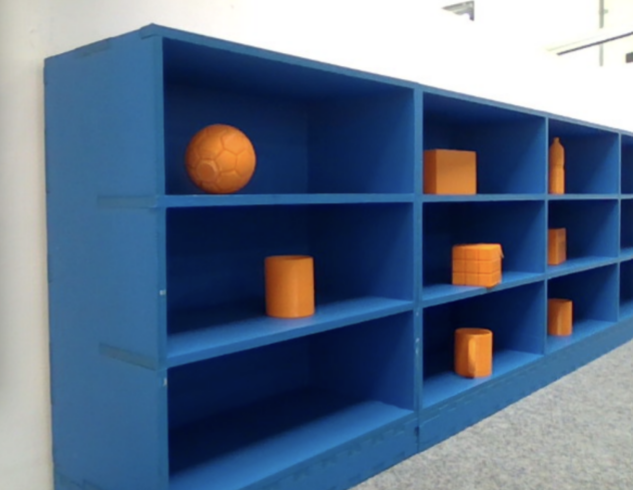
#> input picture calibrate.png, 633 x 490 px
$ python -i vision.py   (imports and definitions only)
#> lines starting #> are read from the running program, lines starting #| are printed output that depends on the picture; after the words box and inside, x2 and y2 are one past the last pixel; in counts of white or black regions, pixels touching at a corner belong together
#> further down, picture is the input picture: shape (490, 633, 3); mean B, G, R 134.4, 108.5, 89.8
import cv2
import picamera2
import numpy as np
import time
from threading import Thread
#from threading import Thread
# MADE BY KELVIN LE, QUT EGB320 GROUP16
# StudentID: n11429984
# Email: minhnguyen.le@qut.edu.au

class VisionModule:
    color_ranges = {
        'wall': (np.array([22, 31, 115]), np.array([39, 62, 255])),
        'floor': (np.array([0, 0, 0]), np.array([179, 255, 255])),
        'yellow': (np.array([29, 177, 244]), np.array([30, 251, 255])),
        'blue': (np.array([81, 0, 0]), np.array([116, 255, 255])),
        'green': (np.array([55, 79, 0]), np.array([70, 255, 255])),
        'orange1': (np.array([0, 100, 0]), np.array([20, 255, 255])),
        'orange2': (np.array([165, 100, 0]), np.array([180, 255, 255])),
        'black': (np.array([38,31, 45]), np.array([66, 121 , 88]))
    }


    focal_length = 30 #cm
    real_circle_diameter = 70 #cm

    def __init__(self):
        self.cap = None  # Initialize the camera object as an instance variable
        self.t1 = None
    import cv2

    # [103 lines left out: functions draw_crosshair, CaptureImage, initialize_camera, Capturing, ExportImage, findBlack and 2 more, not called in this run]


    def findItems(self, imgHSV):
        # Create masks for the orange color
        ItemMask1 = cv2.inRange(imgHSV, self.color_ranges['orange1'][0], self.color_ranges['orange1'][1])
#> ItemMask1: shape (490, 633); every value is 0
        ItemMask2 = cv2.inRange(imgHSV, self.color_ranges['orange2'][0], self.color_ranges['orange2'][1])
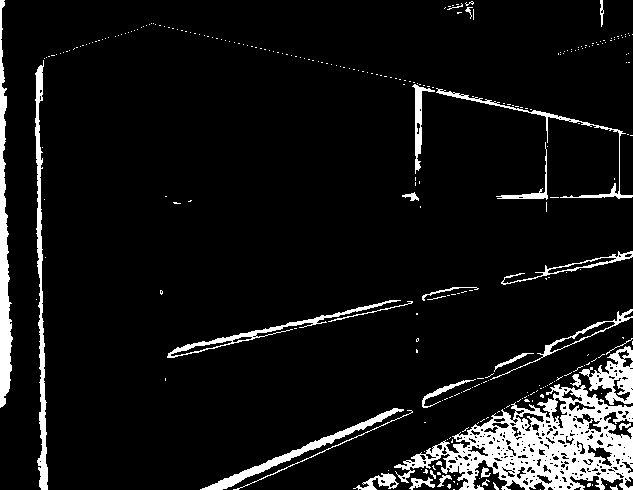
#> ItemMask2: shape (490, 633); 8.1% white; 291 white regions (258 under 20 px)
        ItemMask = ItemMask1 | ItemMask2  # Combine masks
        contoursItem, _ = cv2.findContours(ItemMask, cv2.RETR_EXTERNAL, cv2.CHAIN_APPROX_SIMPLE)
#> contoursItem = 290 contours, 266 with area under 20; largest, box (x1, y1, x2, y2) and area: (394, 384, 633, 490) 13124, (0, 0, 13, 408) 2226, (35, 60, 48, 490) 1638, (579, 346, 633, 405) 1432, (200, 408, 404, 490) 1246
        return contoursItem, ItemMask

    # [280 lines left out: functions findShelf, findLoadingArea, findObstacle, MarkerShapeDetection, GetContoursShelf, GetContoursMarkers and 5 more, not called in this run]


    def GetDistance(self, width, real_width):
        return (self.focal_length * real_width) / width + 4

    def GetBearing(self, x_center,image):
        offset_pixels = x_center - image.shape[1]/ 2
        return (offset_pixels / image.shape[1]) * 70


class CamFrameGrabber:
      # FOV = number of degrees for camera view
      # [37 lines left out: functions __init__, start, captureImage, getCurrentFrame, not called in this run]

      def getFrameID(self):
            return self.frame_id

      # [19 lines left out: function DisplayFrame, not called in this run]


      def stop(self):
            self.cameraStopped = True

      # [4 lines left out: function __del__, not called in this run]

>>> import cv2
>>> picture = cv2.imread('calibrate.png')
>>> result = VisionModule().findItems(picture)
